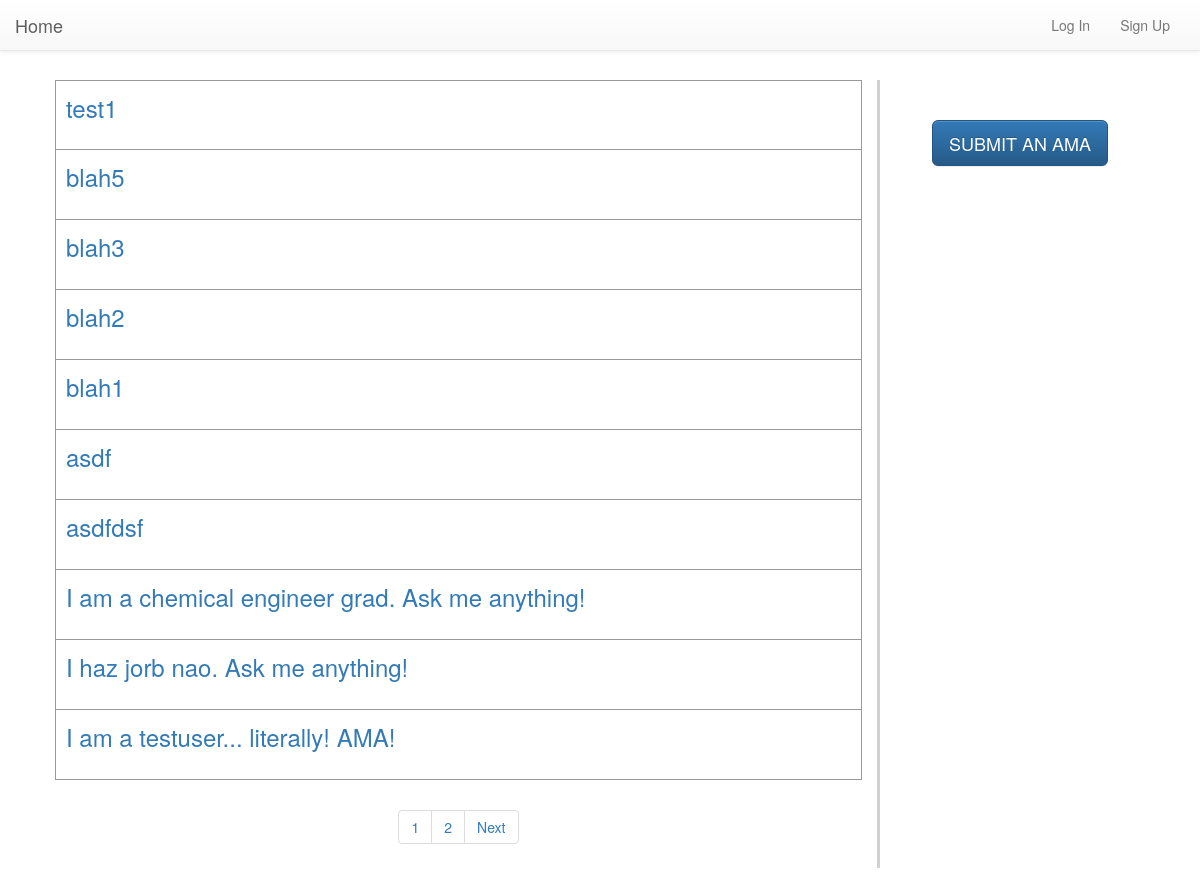
/, run on an earlier commit of the app's database.
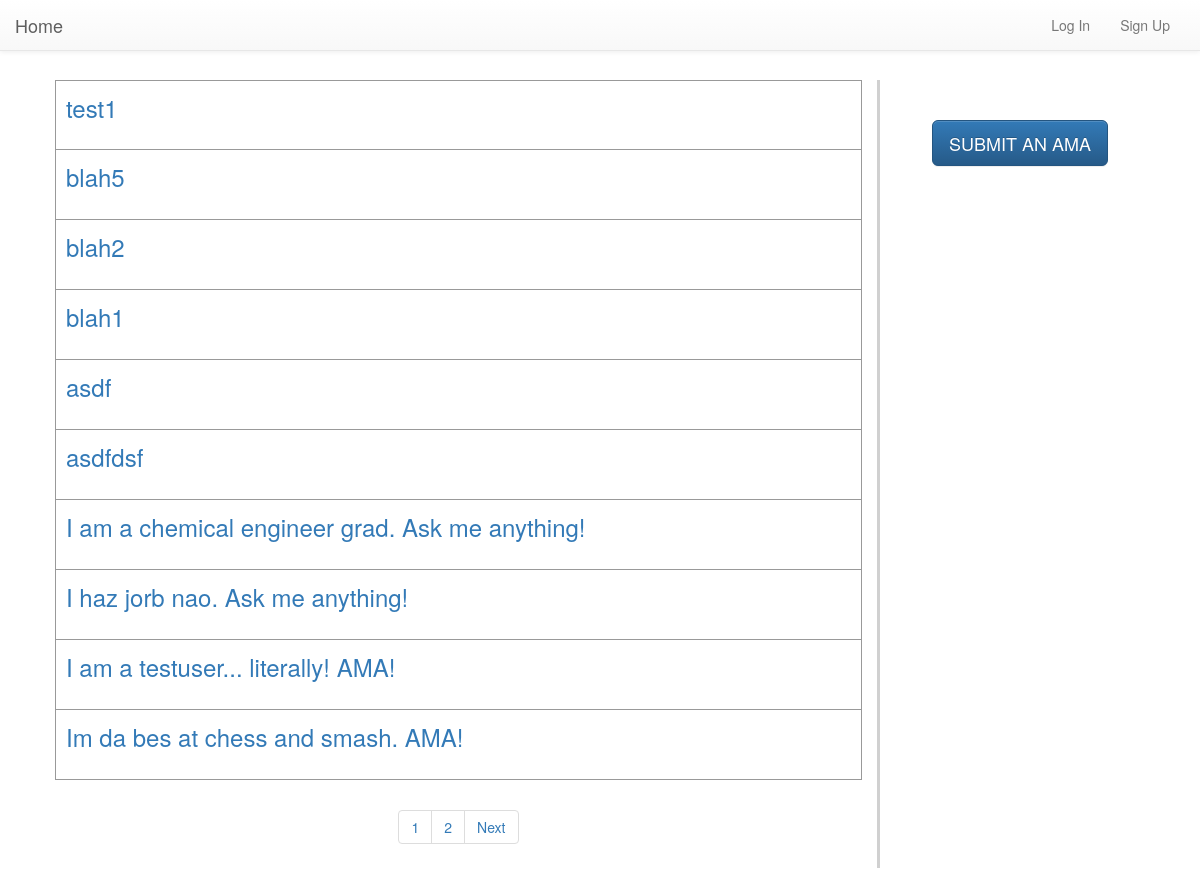
And on a later commit of the database.
### home/models.py (models this page shows, shortened)
class AMA(models.Model):
    author = models.ForeignKey(User)
    title = models.CharField(max_length=100)
    description = models.CharField(max_length=1000)
    pub_date = models.DateTimeField(default=timezone.now)

### home/views.py (the view)
# urls.py: url(r'^$', AMAListView.as_view(), name='index'),
class AMAListView(ListView):
    template_name = 'ama/index.html'
    model = AMA
    paginate_by = 10
    def get_queryset(self):
        ordered_list = AMA.objects.order_by('-pub_date')
        return ordered_list
    def get_context_data(self, **kwargs):
        context = super(AMAListView, self).get_context_data(**kwargs)
        context['range'] = range(context["paginator"].num_pages)
        return context

### home/templates/ama/index.html (shortened to what this page needs)
{% extends "base.html" %}
{% block left-content %}
{% if ama_list %}
<ul class="ama-list">
  {% for ama in ama_list %}
  <li class="ama-list-item"><a class="ama-link" href="{% url 'ama_detail' ama.id %}">{{ ama.title }}</a></li>
  {% endfor %}
</ul>
{% else %}
<p>No polls are available.</p>
{% endif %}
{% if is_paginated %}
<div class="center-align">
  <ul class="pagination">
    {% for i in range %}
    <li>
      <a href="{% url 'index' %}?page={{ forloop.counter }}">{{ forloop.counter }}</a>
    </li>
    {% endfor %}
    {% if page_obj.has_next %}
    <li class="waves-effect">
      <a href="{% url 'index' %}?page={{ page_obj.next_page_number }}">Next</a>
    </li>
    {% endif %}
  </ul>
</div>
{% endif %}
{% endblock %}
{% block right-content %}
<h5>
  <a href="{% url 'createama' %}" class="btn btn-primary btn-lg">
    SUBMIT AN AMA
  </a>
</h5>
{% endblock %}

What changed in the data, as far as the page shows it:
removed AMA: title "blah3"
now on this page (row unchanged): AMA: title "Im da bes at chess and smash. AMA!"
